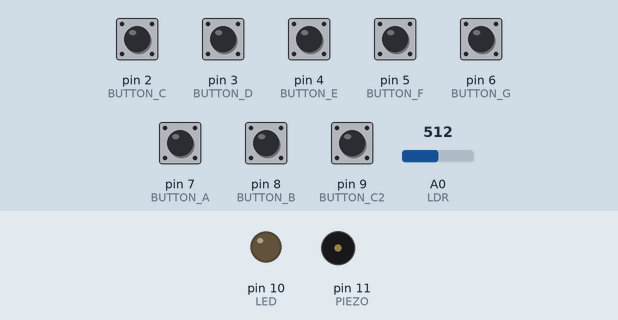
Bench run of a sketch on a simulated Arduino Uno, built with avr-gcc and run on an emulated ATmega328P. Parts: output pins drawn as LEDs (lit = HIGH), buzzer (waves = sounding). The test bench sets the inputs (shaded band); at power-on: pin 2 (BUTTON_C), pin 3 (BUTTON_D), pin 4 (BUTTON_E), pin 5 (BUTTON_F), pin 6 (BUTTON_G), pin 7 (BUTTON_A), pin 8 (BUTTON_B), pin 9 (BUTTON_C2) HIGH, A0 (LDR) = 512.

Above: at 1.2 s.
1.3 s: pin 2 (BUTTON_C) pulled LOW for 0.15 s
At 1.37 s:
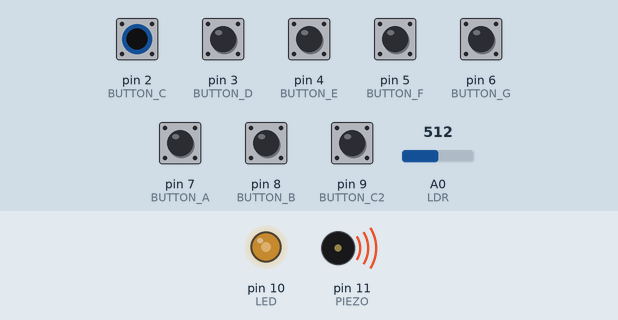
Timing chart, 0 to 4.3 s (numbered marks = the images above; inputs shaded):
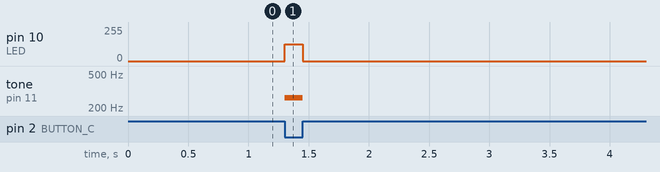

Measured:
- after the input at 1.3 s, pin 10 (LED): 0/255 → 127/255 at once, → 0/255 0.15 s later; tone on pin 11 (PIEZO): silent → 262 Hz at once, → silent 0.15 s later

The sketch:

Piano.ino
```cpp
int PIEZO = 11;
int LED = 10;   // PWM

// Botones
int BUTTON_C = 2;
int BUTTON_D = 3;
int BUTTON_E = 4;
int BUTTON_F = 5;
int BUTTON_G = 6;
int BUTTON_A = 7;
int BUTTON_B = 8;
int BUTTON_C2 = 9;

// Sensor de luz
int LDR = A0;

void setup()
{
  for(int i = 2; i <= 9; i++)
  {
    pinMode(i, INPUT_PULLUP);
  }

  pinMode(LED, OUTPUT);
}

void loop()
{
  int luz = analogRead(LDR); // ADC

  // MODULACIÓN
  int brillo = map(luz, 0, 1023, 0, 255);
  int variacion = map(luz, 0, 1023, -50, 50);

  int presionado = 0;  // detecta si hay tecla

  // TECLAS
  if(digitalRead(BUTTON_C) == LOW){
    tone(PIEZO, 262 + variacion);
    presionado = 1;
  }
  else if(digitalRead(BUTTON_D) == LOW){
    tone(PIEZO, 294 + variacion);
    presionado = 1;
  }
  else if(digitalRead(BUTTON_E) == LOW){
    tone(PIEZO, 330 + variacion);
    presionado = 1;
  }
  else if(digitalRead(BUTTON_F) == LOW){
    tone(PIEZO, 349 + variacion);
    presionado = 1;
  }
  else if(digitalRead(BUTTON_G) == LOW){
    tone(PIEZO, 392 + variacion);
    presionado = 1;
  }
  else if(digitalRead(BUTTON_A) == LOW){
    tone(PIEZO, 440 + variacion);
    presionado = 1;
  }
  else if(digitalRead(BUTTON_B) == LOW){
    tone(PIEZO, 494 + variacion);
    presionado = 1;
  }
  else if(digitalRead(BUTTON_C2) == LOW){
    tone(PIEZO, 523 + variacion);
    presionado = 1;
  }
  else{
    noTone(PIEZO);
  }

  // LED solo cuando hay tecla
  if(presionado == 1){
    analogWrite(LED, brillo);
  }else{
    analogWrite(LED, 0);
  }
}
```
